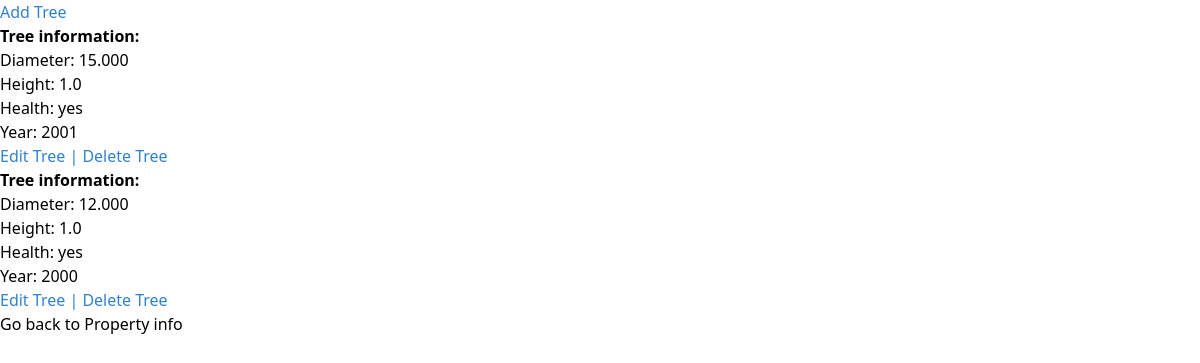
The page /fincas/plot_trees/1/3/13 on the database its author committed.
### fincas/models.py (models this page shows)
class Tree(models.Model):
    plot = models.ForeignKey(Plot, on_delete=models.CASCADE)
    diameter = models.DecimalField(max_digits=6, decimal_places=3)
    height = models.CharField(max_length=5)
    health = models.CharField(max_length=100)
    year = models.IntegerField()

### fincas/views.py (the view)
# urls.py: path('plot_trees/<int:user_id>/<int:property_id>/<int:plot_id>', views.plot_trees, name='plot_trees'),
def plot_trees(request, user_id, plot_id, property_id):
    template = 'fincas/plot_trees.html'
    context = {
        'user': get_object_or_404(User, id=user_id),
        'trees': Tree.objects.filter(plot=plot_id),
        'plot': get_object_or_404(Plot, id=plot_id),
        'property': get_object_or_404(Property, id=property_id),
    }
    return render(request, template, context)

### fincas/templates/fincas/plot_trees.html
{% extends 'fincas/base.html' %}
{% block content %}
<a href="{% url 'fincas:create_tree' user.id property.id plot.id %}" class="text-blue-600">Add Tree</a>
{% if trees %}
    {% for tree in trees %}
        <p><strong>Tree information:</strong></p>
        <p>Diameter: {{ tree.diameter }}</p>
        <p>Height: {{ tree.height }}</p>
        <p>Health: {{ tree.health }}</p>
        <p>Year: {{ tree.year }}</p>
        {% if user.is_admin == True %}
            <div>
                <a href="{% url 'fincas:edit_tree' user.id property.id tree.id %}" class="text-blue-600">Edit Tree | </a>
                <a href="{% url 'fincas:delete_tree' user.id property.id plot.id %}" class="text-blue-600">Delete Tree</a>
            </div>
        {% endif %}
    {% endfor %}
{% else %}
    <p>Nothing to show.</p>
{% endif %}
<a href="{% url 'fincas:property_plots' user.id property.id %}">Go back to Property info</a>
{% endblock %}

### rows shown on the page
Tree: diameter "15.000", height "1.0", health "yes", year "2001"
Tree: diameter "12.000", height "1.0", health "yes", year "2000"
